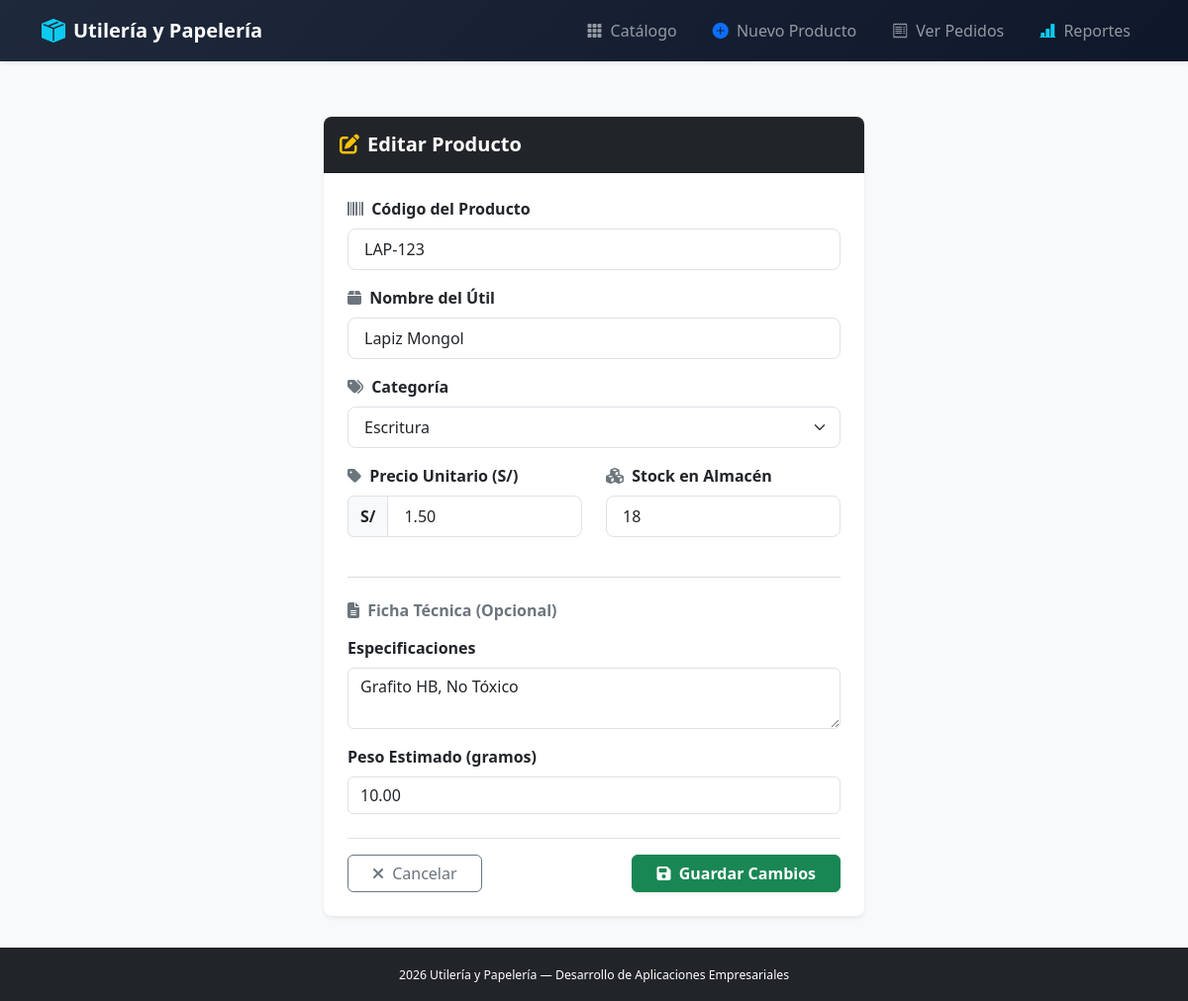
The page /utileria/editar/2/ on the database its author committed.
### utileria/models.py (models this page shows, shortened)
class Producto(models.Model):  # ENTIDAD PRINCIPAL
    codigo = models.CharField(max_length=20)
    nombre = models.CharField(max_length=100)
    precio = models.DecimalField(max_digits=10, decimal_places=2)
    stock = models.IntegerField()  # CAMPO ENTERO QUE SE DESCUENTA CON F()
    categoria = models.ForeignKey(
        Categoria,
        on_delete=models.PROTECT,
        related_name='productos',
        null=True,
        blank=True
    )

class Categoria(models.Model):
    nombre = models.CharField(max_length=100)
    descripcion = models.TextField(blank=True, null=True)

class FichaTecnicaProducto(models.Model):
    producto = models.OneToOneField(
        Producto,
        on_delete=models.CASCADE,
        related_name='ficha_tecnica'
    )
    especificaciones = models.TextField()
    dimensiones = models.CharField(max_length=100)
    peso_gramos = models.DecimalField(max_digits=6, decimal_places=2)
    es_toxico = models.BooleanField(default=False)

### utileria/views.py (the view, shortened to what this page needs)
# urls.py: path("editar/<int:id>/", views.producto_update, name="producto_update"),
def producto_update(request, id):
    producto = get_object_or_404(Producto, id=id)
    categorias = Categoria.objects.all()
    return render(request, "utileria/producto_form.html", {
        "producto": producto,
        "categorias": categorias
    })

### utileria/templates/utileria/producto_form.html (shortened to what this page needs)
{% extends 'utileria/base.html' %}
{% block content %}
<div class="row justify-content-center my-4">
    <div class="col-md-8 col-lg-6">
        <div class="card card-item shadow-sm border-0 rounded-3">
            <div class="card-header bg-dark text-white p-3 rounded-top-3 d-flex align-items-center gap-2">
                <i class="fas {% if producto %}fa-pen-to-square text-warning{% else %}fa-plus-circle text-primary{% endif %} fs-5"></i>
                <h5 class="m-0 fw-bold">
                    {% if producto %}Editar Producto{% else %}Registrar Nuevo Producto{% endif %}
                </h5>
            </div>
            <div class="card-body p-4">
                <form method="POST">
                    <div class="mb-3">
                        <label for="codigo" class="form-label fw-bold text-dark">
                            <i class="fas fa-barcode text-secondary me-1"></i> Código del Producto
                        </label>
                        <input
                            type="text"
                            name="codigo"
                            id="codigo"
                            class="form-control form-control-lg fs-6"
                            placeholder="Ejemplo: PROD-001"
                            value="{{ producto.codigo|default:'' }}"
                            required
                        >
                    </div>
                    <div class="mb-3">
                        <label for="nombre" class="form-label fw-bold text-dark">
                            <i class="fas fa-box text-secondary me-1"></i> Nombre del Útil
                        </label>
                        <input
                            type="text"
                            name="nombre"
                            id="nombre"
                            class="form-control form-control-lg fs-6"
                            placeholder="Ejemplo: Cuaderno Anillado"
                            value="{{ producto.nombre|default:'' }}"
                            required
                        >
                    </div>
                    <div class="mb-3">
                        <label for="categoria" class="form-label fw-bold text-dark">
                            <i class="fas fa-tags text-secondary me-1"></i> Categoría
                        </label>
                        <select name="categoria" id="categoria" class="form-select form-select-lg fs-6">
                            {% for cat in categorias %}
                                <option value="{{ cat.id }}" {% if producto and producto.categoria_id == cat.id %}selected{% endif %}>
                                    {{ cat.nombre }}
                                </option>
                            {% endfor %}
                        </select>
                    </div>
                    <div class="row">
                        <div class="col-md-6 mb-3">
                            <label for="precio" class="form-label fw-bold text-dark">
                                <i class="fas fa-tag text-secondary me-1"></i> Precio Unitario (S/)
                            </label>
                            <div class="input-group">
                                <span class="input-group-text bg-light fw-bold">S/</span>
                                <input
                                    type="number"
                                    step="0.01"
                                    name="precio"
                                    id="precio"
                                    class="form-control form-control-lg fs-6"
                                    placeholder="0.00"
                                    value="{{ producto.precio|default:'' }}"
                                    required
                                >
                            </div>
                        </div>
                        <div class="col-md-6 mb-3">
                            <label for="stock" class="form-label fw-bold text-dark">
                                <i class="fas fa-cubes text-secondary me-1"></i> Stock en Almacén
                            </label>
                            <input
                                type="number"
                                name="stock"
                                id="stock"
                                class="form-control form-control-lg fs-6"
                                placeholder="0"
                                value="{{ producto.stock|default:'0' }}"
                                required
                            >
                        </div>
                    </div>
                    <hr class="my-4 text-secondary">
                    <h6 class="fw-bold text-secondary mb-3">
                        <i class="fas fa-file-lines me-1"></i> Ficha Técnica (Opcional)
                    </h6>
                    <div class="mb-3">
                        <label for="especificaciones" class="form-label fw-bold text-dark">Especificaciones</label>
                        <textarea
                            name="especificaciones"
                            id="especificaciones"
                            class="form-control fs-6"
                            rows="2"
                            placeholder="Detalles técnicos, material o dimensiones..."
                        >{{ producto.ficha_tecnica.especificaciones|default:'' }}</textarea>
                    </div>
                    <div class="mb-3">
                        <label for="peso_gramos" class="form-label fw-bold text-dark">Peso Estimado (gramos)</label>
                        <input
                            type="number"
                            step="0.1"
                            name="peso_gramos"
                            id="peso_gramos"
                            class="form-control fs-6"
                            placeholder="Ejemplo: 250.5"
                            value="{{ producto.ficha_tecnica.peso_gramos|default:'' }}"
                        >
                    </div>
                    <div class="d-flex justify-content-between align-items-center pt-3 border-top mt-4">
                        <a href="{% url 'utileria:producto_list' %}" class="btn btn-outline-secondary px-4">
                            <i class="fas fa-times me-1"></i> Cancelar
                        </a>
                        <button type="submit" class="btn btn-success px-4 fw-semibold shadow-sm">
                            <i class="fas fa-save me-1"></i> Guardar Cambios
                        </button>
                    </div>
                </form>
            </div>
        </div>
    </div>
</div>
{% endblock %}

### utileria/templates/utileria/base.html (style rules this page uses)
.card-item { border: 1px solid #e2e8f0; border-radius: 12px; transition: all 0.25s ease; background: #ffffff; }

### rows shown on the page
Producto: codigo "LAP-123", nombre "Lapiz Mongol", categoria "Escritura", precio "1.50", stock "18", especificaciones "Grafito HB, No Tóxico", peso_gramos "10.00"
